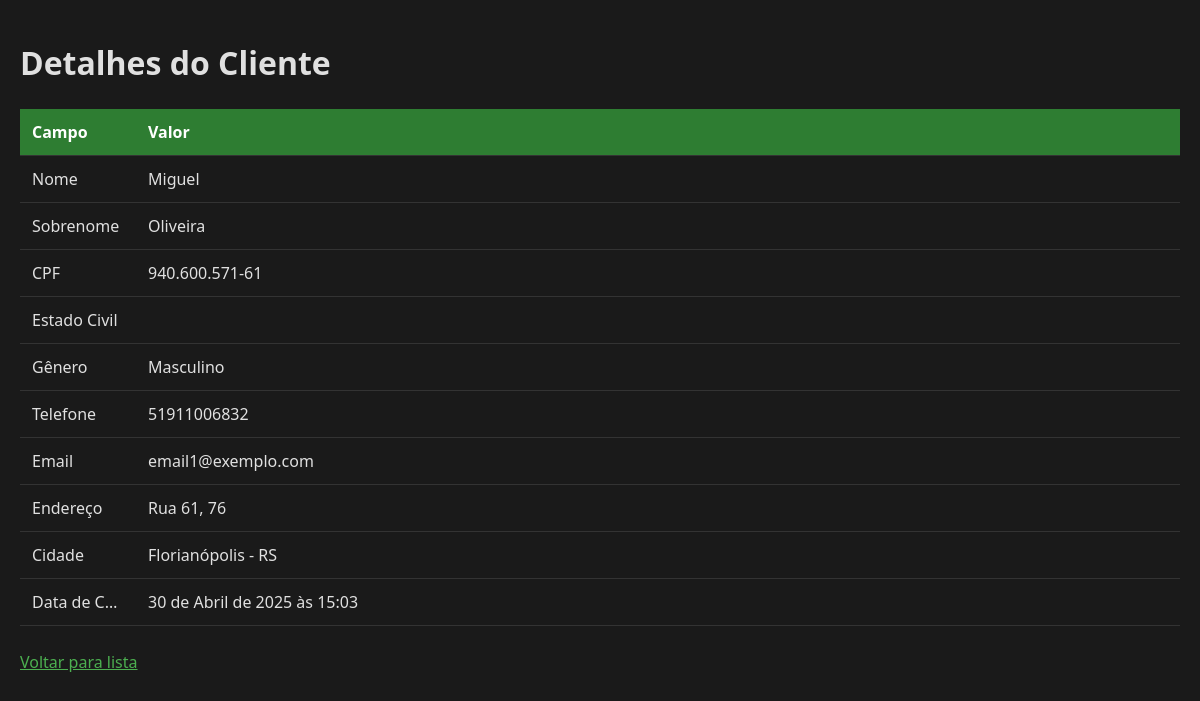
Page /client/2 on the committed database.
### client/models.py (models this page shows, shortened)
class Client(models.Model):
    GENDER_CHOICES = [
        ("male", "Masculino"),
        ("female", "Feminino"),
        ("non_binary", "Não-Binário"),
        ("other", "Outro")
    ]
    MARITAL_STATUS_CHOICES = [
        ("single", "Solteiro(a)"),
        ("married", "Casado(a)"),
        ("divorced", "Divorciado(a)"),
        ("widowed", "Viúvo(a)"),
        ("separated", "Separado(a)"),
    ]
    name = models.CharField(max_length=20)
    surname = models.CharField(max_length=30)
    cpf = models.CharField(max_length=11)
    gender = models.CharField(max_length=20, choices=GENDER_CHOICES)
    maritalStatus = models.CharField(max_length=20, choices=MARITAL_STATUS_CHOICES, default='single', verbose_name="Estado civil")
    phone = models.CharField(max_length=15)
    email = models.CharField(max_length=200)
    createdAt = models.DateTimeField(auto_now_add=True, verbose_name="Criado em")

class AdressInfo(models.Model):
    client = models.ForeignKey(Client, on_delete=models.CASCADE, related_name="addresses")
    street = models.CharField(max_length=30)
    number = models.IntegerField()
    complement = models.CharField(max_length=50)
    neighborhood = models.CharField(max_length=30)
    city = models.CharField(max_length=30)
    state = models.CharField(max_length=30)
    zipCode = models.IntegerField()

### client/views.py (the view)
# urls.py: path("client/<int:client_id>", views.client_details, name="client_details")
def client_details(request, client_id):
    client = get_object_or_404(Client, pk=client_id)
    formatted_client = {
        'client': client,
        'cpf_formatted': formatCpf(client.cpf)
    }
    return render(request, 'client/client_details.html', formatted_client)

### client/views.py (called while the page is built)
def formatCpf(cpf):
    CPF = '{}.{}.{}-{}'.format(cpf[:3], cpf[3:6], cpf[6:9], cpf[9:])
    return CPF

### client/templates/client/client_details.html (shortened to what this page needs)
{% load static %}
<!DOCTYPE html>
<html lang="pt-br">
<head>
    <link rel="stylesheet" href="{% static 'client/css/style.css' %}">
</head>
<body>
    <h1>Detalhes do Cliente</h1>
    <table class="details">
        <tr>
            <th>Campo</th>
            <th>Valor</th>
        </tr>
        <tr>
            <td>Nome</td>
            <td>{{ client.name }}</td>
        </tr>
        <tr>
            <td>Sobrenome</td>
            <td>{{ client.surname }}</td>
        </tr>
        <tr>
            <td>CPF</td>
            <td>{{ cpf_formatted }}</td>
        </tr>
        <tr>
            <td>Estado Civil</td>
            <td>{{ client.get_marital_status_display }}</td>
        </tr>
        <tr>
            <td>Gênero</td>
            <td>{{ client.get_gender_display }}</td>
        </tr>
        <tr>
            <td>Telefone</td>
            <td>{{ client.phone }}</td>
        </tr>
        <tr>
            <td>Email</td>
            <td>{{ client.email }}</td>
        </tr>
        <tr>
            <td>Endereço</td>
            <td>{{ client.addresses.first.street }}, {{ client.addresses.first.number }}</td>
        </tr>
        <tr>
            <td>Cidade</td>
            <td>{{ client.addresses.first.city }} - {{ client.addresses.first.state }}</td>
        </tr>
        <tr>
            <td>Data de Cadastro</td>
            <td>{{ client.createdAt }}</td>
        </tr>
    </table>
    <a href="{% url 'index' %}">Voltar para lista</a>
</body>
</html>

### client/static/client/css/style.css (style rules this page uses)
body { font-family: system-ui, -apple-system, BlinkMacSystemFont, 'Segoe UI', Roboto, Oxygen, Ubuntu, Cantarell, 'Open Sans', 'Helvetica Neue', sans-serif; margin: 0; padding: 20px; background-color: #1a1a1a; color: #e0e0e0; }
table { width: 100%; border-collapse: collapse; margin: 25px 0; }
th, td { padding: 12px; text-align: left; border-bottom: 1px solid #333; width: min-content; white-space: nowrap; overflow: hidden; text-overflow: ellipsis; max-width: 0; }
th { background-color: #2e7d32; color: white; }
a { color: #4CAF50; transition: all 0.3s ease; }

### rows in the picture
Client: name "Miguel", surname "Oliveira", gender "Masculino", phone "51911006832", email "email1@exemplo.com", addresses.first.street "Rua 61", addresses.first.number "76", addresses.first.city "Florianópolis", addresses.first.state "RS", createdAt "30 de Abril de 2025 às 15:03"

### other values in the picture
{{ cpf_formatted }} "940.600.571-61"
